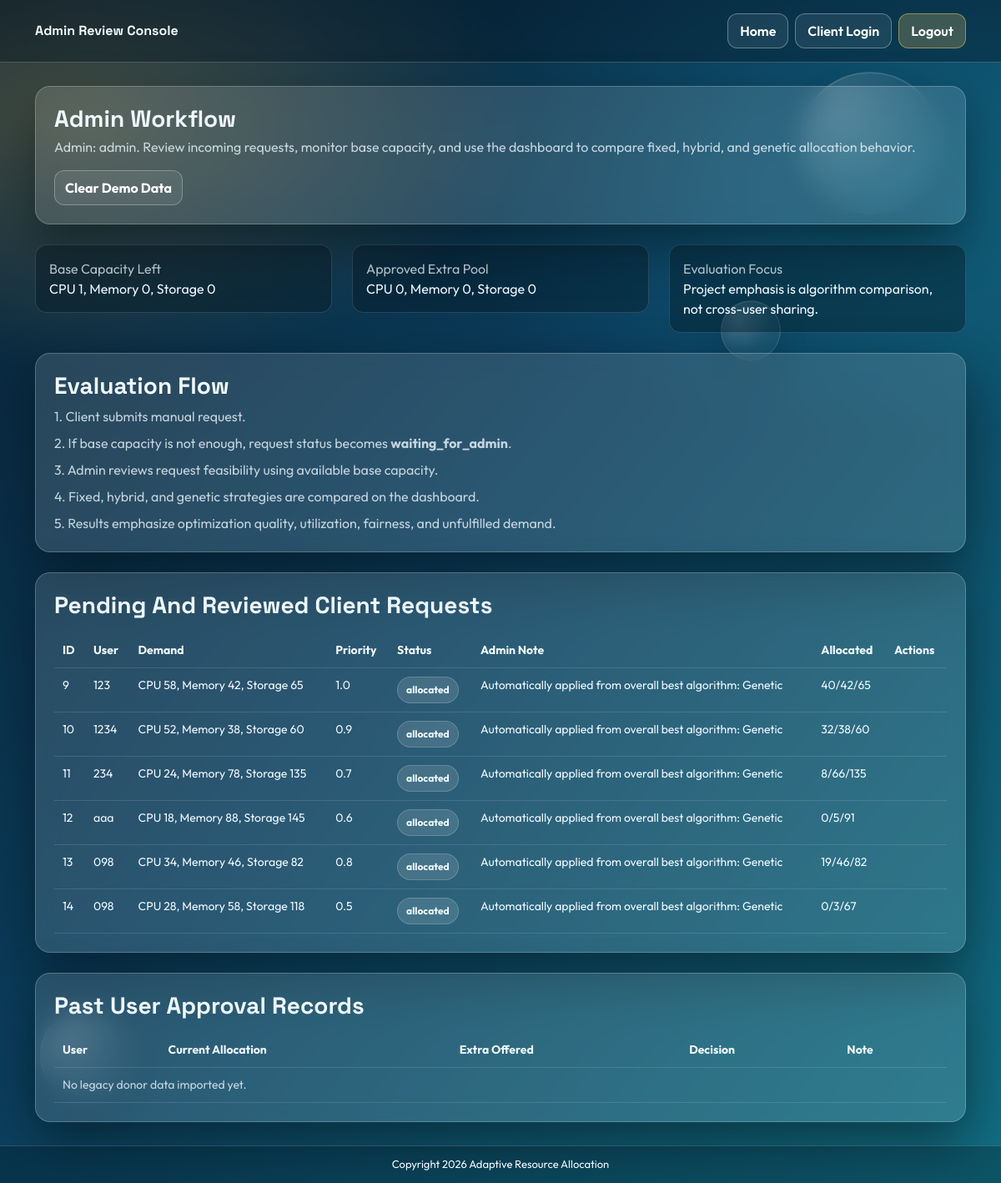
/AdminDashboard.html (signed in), run on the app's committed database.
### AllocationApp/models.py (models this page shows, shortened)
class User(AbstractUser):
    contact = models.CharField(max_length=30)
    address = models.TextField()
    profile_image = models.ImageField(upload_to='profile_images/', blank=True, null=True)
    groups = models.ManyToManyField(
        'auth.Group',
        related_name='allocation_user_set',
        blank=True,
        help_text='The groups this user belongs to.',
        verbose_name='groups',
    )
    user_permissions = models.ManyToManyField(
        'auth.Permission',
        related_name='allocation_user_set',
        blank=True,
        help_text='Specific permissions for this user.',
        verbose_name='user permissions',
    )

class ClientRequest(models.Model):
    STATUS_CHOICES = [
        ('pending', 'Pending'),
        ('allocated', 'Allocated'),
        ('shortage', 'Shortage'),
        ('rejected', 'Rejected'),
    ]
    user = models.ForeignKey(User, on_delete=models.CASCADE)
    cpu = models.IntegerField()
    memory = models.IntegerField()
    storage = models.IntegerField()
    priority = models.FloatField()
    status = models.CharField(max_length=50, choices=STATUS_CHOICES, default='pending')
    shortage_note = models.CharField(max_length=255, blank=True)
    allocated_cpu = models.IntegerField(default=0)
    allocated_memory = models.IntegerField(default=0)
    allocated_storage = models.IntegerField(default=0)
    source = models.CharField(max_length=30, default='manual')
    feedback_status = models.CharField(max_length=30, default='pending')
    feedback_note = models.CharField(max_length=255, blank=True)
    requested_extra_cpu = models.IntegerField(default=0)
    requested_extra_memory = models.IntegerField(default=0)
    requested_extra_storage = models.IntegerField(default=0)
    created_at = models.DateTimeField(auto_now_add=True)
    updated_at = models.DateTimeField(auto_now=True)

### AllocationApp/views.py (the view)
# urls.py: path("AdminDashboard.html", views.AdminDashboard, name="AdminDashboard"),
@require_admin
def AdminDashboard(request):
    return render_admin_dashboard(request, {'template_name': 'AdminDashboard.html'})

### AllocationApp/views.py (called while the page is built, shortened)
def is_admin(user):
    return user.is_superuser or user.username == 'admin'

def get_admin_request_user(request):
    admin_user_id = request.session.get('admin_user_id')
    if admin_user_id:
        admin_user = User.objects.filter(id=admin_user_id).first()
        if admin_user and is_admin(admin_user):
            return admin_user
    if request.user.is_authenticated and is_admin(request.user):
        return request.user
    return None

def require_admin(view_func):
    @wraps(view_func)
    def wrapper(request, *args, **kwargs):
        admin_user = get_admin_request_user(request)
        if not admin_user:
            return redirect('AdminLogin')
        request.admin_user = admin_user
        return view_func(request, *args, **kwargs)
    return wrapper

def get_request_csv_display_path():
    if os.path.exists(REQUEST_CSV_FALLBACK_PATH):
        return REQUEST_CSV_FALLBACK_PATH
    return REQUEST_CSV_PATH

def calculate_base_available_capacity():
    totals = ClientRequest.objects.filter(status='allocated').aggregate(
        used_cpu=Sum('allocated_cpu'),
        used_memory=Sum('allocated_memory'),
        used_storage=Sum('allocated_storage'),
    )
    used_cpu = totals['used_cpu'] or 0
    used_memory = totals['used_memory'] or 0
    used_storage = totals['used_storage'] or 0
    return {
        'CPU': max(0, CAPACITIES['CPU'] - int(used_cpu)),
        'Memory': max(0, CAPACITIES['Memory'] - int(used_memory)),
        'Storage': max(0, CAPACITIES['Storage'] - int(used_storage)),
    }

def calculate_approved_extra_pool():
    totals = DonorResource.objects.filter(
        share_decision__in=['share', 'approve', 'approved']
    ).aggregate(
        extra_cpu=Sum('extra_cpu'),
        extra_memory=Sum('extra_memory'),
        extra_storage=Sum('extra_storage'),
    )
    return {
        'CPU': int(totals['extra_cpu'] or 0),
        'Memory': int(totals['extra_memory'] or 0),
        'Storage': int(totals['extra_storage'] or 0),
    }

def load_user_profile(username):
    user = User.objects.filter(username=username).first()
    return {
        'username': user.username,
        'contact': user.contact or '',
        'email': user.email or '',
        'address': user.address or '',
        'profile_image': str(user.profile_image or ''),
    }

def build_algorithm_dashboard_context():
    if len(existing) == 0 or len(propose) == 0 or len(extension) == 0:
        return {}

### AllocationApp/templates/AdminDashboard.html (shortened to what this page needs)
{% load static %}
<!DOCTYPE html>
<html lang="en">
<head>
<link href="https://cdn.jsdelivr.net/npm/bootstrap@5.3.2/dist/css/bootstrap.min.css" rel="stylesheet">
</head>
<body>
<div class="page-bubbles" aria-hidden="true">
  <span class="page-bubble one"></span>
  <span class="page-bubble two"></span>
  <span class="page-bubble three"></span>
</div>
<div class="topbar">
  <div class="container py-3 d-flex align-items-center justify-content-between">
    <div class="brand">Admin Review Console</div>
    <div class="d-flex gap-2">
      <a class="nav-btn" href="{% url 'index' %}">Home</a>
      <a class="nav-btn" href="{% url 'UserLogin' %}">Client Login</a>
      <a class="nav-btn primary" href="{% url 'index' %}">Logout</a>
    </div>
  </div>
</div>
<div class="main">
  <div class="container">
    <div class="card-glass mb-4">
      <div class="d-flex flex-wrap justify-content-between align-items-center gap-3">
        <div>
          <h3 class="section-title mb-1">Admin Workflow</h3>
          <div class="muted">Admin: {{ admin_username }}. Review incoming requests, monitor base capacity, and use the dashboard to compare fixed, hybrid, and genetic allocation behavior.</div>
        </div>
        <a class="btn-outline-mini" href="{% url 'ResetAllocation' %}">Clear Demo Data</a>
      </div>
    </div>
    <div class="row g-4 mb-4">
      <div class="col-md-4">
        <div class="metric">
          <div class="muted">Base Capacity Left</div>
          <div>CPU {{ base_capacity.CPU }}, Memory {{ base_capacity.Memory }}, Storage {{ base_capacity.Storage }}</div>
        </div>
      </div>
      <div class="col-md-4">
        <div class="metric">
          <div class="muted">Approved Extra Pool</div>
          <div>CPU {{ approved_pool.CPU }}, Memory {{ approved_pool.Memory }}, Storage {{ approved_pool.Storage }}</div>
        </div>
      </div>
      <div class="col-md-4">
        <div class="metric">
          <div class="muted">Evaluation Focus</div>
          <div>Project emphasis is algorithm comparison, not cross-user sharing.</div>
        </div>
      </div>
    </div>
    <div class="row g-4 mb-4">
      <div class="col-lg-12">
        <div class="card-glass h-100">
          <h3 class="section-title mb-2">Evaluation Flow</h3>
          <div class="muted mb-2">1. Client submits manual request.</div>
          <div class="muted mb-2">2. If base capacity is not enough, request status becomes <b>waiting_for_admin</b>.</div>
          <div class="muted mb-2">3. Admin reviews request feasibility using available base capacity.</div>
          <div class="muted mb-2">4. Fixed, hybrid, and genetic strategies are compared on the dashboard.</div>
          <div class="muted mb-0">5. Results emphasize optimization quality, utilization, fairness, and unfulfilled demand.</div>
        </div>
      </div>
    </div>
    <div class="card-glass mb-4">
      <h3 class="section-title mb-3">Pending And Reviewed Client Requests</h3>
      <div class="table-wrap">
        <table>
          <thead>
            <tr>
              <th>ID</th>
              <th>User</th>
              <th>Demand</th>
              <th>Priority</th>
              <th>Status</th>
              <th>Admin Note</th>
              <th>Allocated</th>
              <th>Actions</th>
            </tr>
          </thead>
          <tbody>
            {% for row in requests %}
            <tr>
              <td>{{ row.id }}</td>
              <td>{{ row.username }}</td>
              <td>CPU {{ row.cpu }}, Memory {{ row.memory }}, Storage {{ row.storage }}</td>
              <td>{{ row.priority }}</td>
              <td><span class="status-pill">{{ row.status }}</span></td>
              <td>{{ row.shortage_note }}</td>
              <td>{{ row.allocated_display }}</td>
              <td>
              </td>
            </tr>
            {% empty %}
            <tr>
              <td colspan="8" class="muted">No client requests available.</td>
            </tr>
            {% endfor %}
          </tbody>
        </table>
      </div>
    </div>
    <div class="card-glass">
      <h3 class="section-title mb-3">Past User Approval Records</h3>
      <div class="table-wrap">
        <table>
          <thead>
            <tr>
              <th>User</th>
              <th>Current Allocation</th>
              <th>Extra Offered</th>
              <th>Decision</th>
              <th>Note</th>
            </tr>
          </thead>
          <tbody>
            {% for row in donors %}
            <tr>
              <td>{{ row.username }}</td>
              <td>CPU {{ row.cpu_allocated }}, Memory {{ row.memory_allocated }}, Storage {{ row.storage_allocated }}</td>
              <td>CPU {{ row.extra_cpu }}, Memory {{ row.extra_memory }}, Storage {{ row.extra_storage }}</td>
              <td><span class="status-pill">{{ row.share_decision }}</span></td>
              <td>{{ row.note }}</td>
            </tr>
            {% empty %}
            <tr>
              <td colspan="5" class="muted">No legacy donor data imported yet.</td>
            </tr>
            {% endfor %}
          </tbody>
        </table>
      </div>
    </div>
  </div>
</div>
<div class="footer">Copyright 2026 Adaptive Resource Allocation</div>
</body>
</html>

### AllocationApp/templates/AdminDashboard.html (style rules this page uses)
body { margin:0;min-height:100vh;font-family:"Outfit", sans-serif;color:#eef8ff; background: radial-gradient(900px 500px at 8% 10%, rgba(255,209,102,0.24), transparent 60%), radial-gradient(1000px 560px at 90% 14%, rgba(34,211,238,0.18), transparent 58%), linear-gradient(130deg,#082032 0%, #0b3d5c 45%, #126e82 100%); }
.page-bubbles { position:fixed; inset:0; pointer-events:none; z-index:1; overflow:hidden; }
.page-bubble { position:absolute; border-radius:50%; background:radial-gradient(circle at 30% 30%, rgba(255,255,255,0.38), rgba(255,255,255,0.1) 58%, rgba(34,211,238,0.1)); border:1px solid rgba(255,255,255,0.22); box-shadow:inset 0 1px 0 rgba(255,255,255,0.28), 0 20px 40px rgba(2,12,20,0.24); backdrop-filter:blur(10px); }
.page-bubble.one { width:170px;height:170px;top:86px;right:6%;opacity:.54 }
.page-bubble.two { width:108px;height:108px;bottom:100px;left:4%;opacity:.48 }
.page-bubble.three { width:72px;height:72px;top:360px;right:22%;opacity:.62 }
.topbar,.main,.footer { position:relative;z-index:2 }
.topbar { border-bottom:1px solid rgba(255,255,255,0.2); background:rgba(3,18,30,0.35); backdrop-filter:blur(12px); }
.brand { font-family:"Space Grotesk", sans-serif;font-weight:700 }
.nav-btn { display:inline-flex;align-items:center;text-decoration:none;color:#fff; border:1px solid rgba(255,255,255,0.32);border-radius:12px;padding:8px 14px; background:rgba(255,255,255,0.08);font-weight:600; }
.nav-btn.primary { background:rgba(255,209,102,0.22);border-color:rgba(255,209,102,0.45) }
.main { padding:28px 0 }
.card-glass { background:rgba(255,255,255,0.13);border:1px solid rgba(255,255,255,0.22); border-radius:18px;padding:22px;box-shadow:0 24px 60px rgba(1,8,12,0.45);backdrop-filter:blur(14px); }
.section-title { font-family:"Space Grotesk", sans-serif;font-weight:700 }
.muted { color:rgba(238,248,255,0.78) }
.btn-outline-mini { display:inline-flex;padding:8px 12px;border-radius:12px;text-decoration:none;color:#fff; border:1px solid rgba(255,255,255,0.28);background:rgba(255,255,255,0.08);font-weight:700; }
.metric { border-radius:14px;padding:16px;background:rgba(3,21,33,0.38);border:1px solid rgba(255,255,255,0.14) }
.table-wrap { overflow-x:auto }
table { width:100%;border-collapse:collapse }
th,td { padding:10px;border-bottom:1px solid rgba(255,255,255,0.12);font-size:14px;vertical-align:top }
th { font-weight:700 }
.status-pill { display:inline-flex;padding:6px 10px;border-radius:999px;font-size:12px;font-weight:700; background:rgba(255,255,255,0.12);border:1px solid rgba(255,255,255,0.18) }
.footer { text-align:center;padding:12px;font-size:13px;border-top:1px solid rgba(255,255,255,0.16);background:rgba(3,18,30,0.28) }

### data on the page
User: username "admin"
ClientRequest: id "9", username "123", cpu "58", memory "42", storage "65", priority "1.0", status "allocated", shortage_note "Automatically applied from overall best algorithm: Genetic", allocated_display "40/42/65"
ClientRequest: id "10", username "1234", cpu "52", memory "38", storage "60", priority "0.9", status "allocated", shortage_note "Automatically applied from overall best algorithm: Genetic", allocated_display "32/38/60"
ClientRequest: id "11", username "234", cpu "24", memory "78", storage "135", priority "0.7", status "allocated", shortage_note "Automatically applied from overall best algorithm: Genetic", allocated_display "8/66/135"
ClientRequest: id "12", username "aaa", cpu "18", memory "88", storage "145", priority "0.6", status "allocated", shortage_note "Automatically applied from overall best algorithm: Genetic", allocated_display "0/5/91"
ClientRequest: id "13", username "098", cpu "34", memory "46", storage "82", priority "0.8", status "allocated", shortage_note "Automatically applied from overall best algorithm: Genetic", allocated_display "19/46/82"
ClientRequest: id "14", username "098", cpu "28", memory "58", storage "118", priority "0.5", status "allocated", shortage_note "Automatically applied from overall best algorithm: Genetic", allocated_display "0/3/67"

### other printed values
{{ base_capacity.CPU }} "1"
{{ base_capacity.Memory }} "0"
{{ base_capacity.Storage }} "0"
{{ approved_pool.CPU }} "0"
{{ approved_pool.Memory }} "0"
{{ approved_pool.Storage }} "0"
